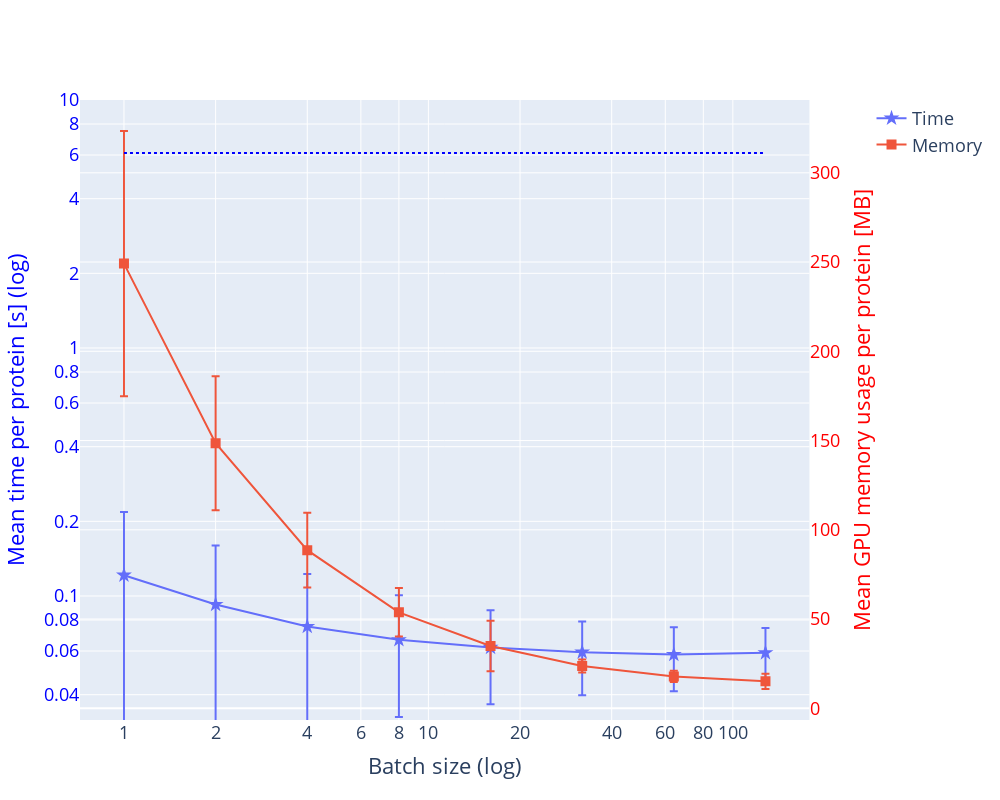
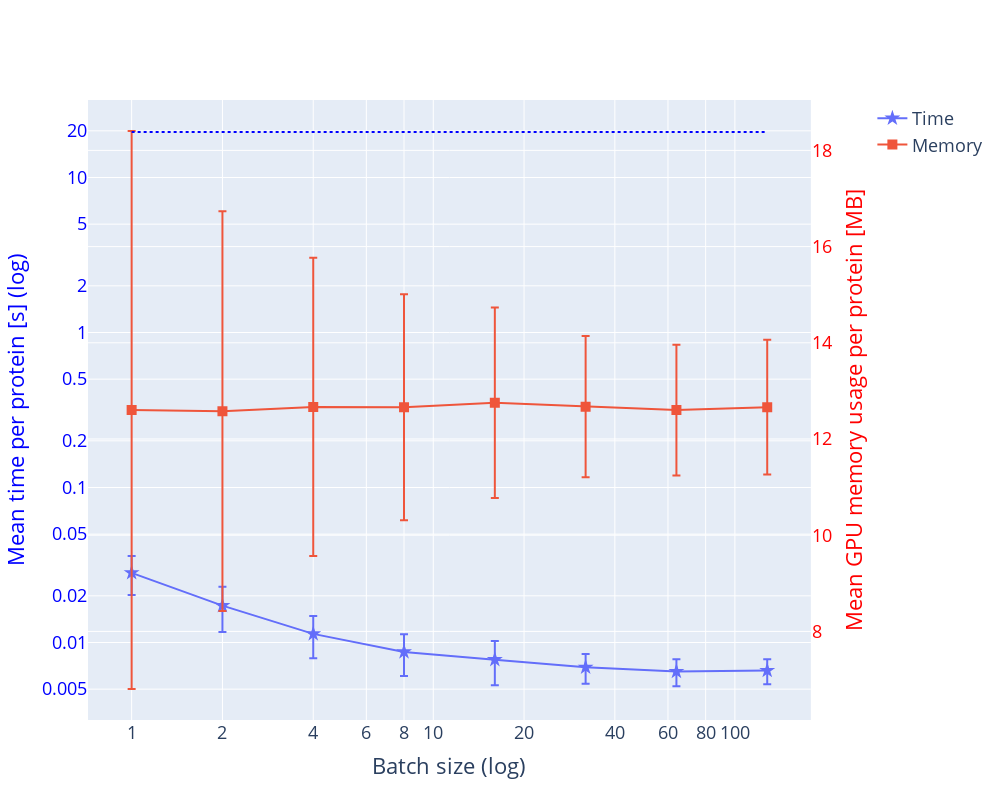
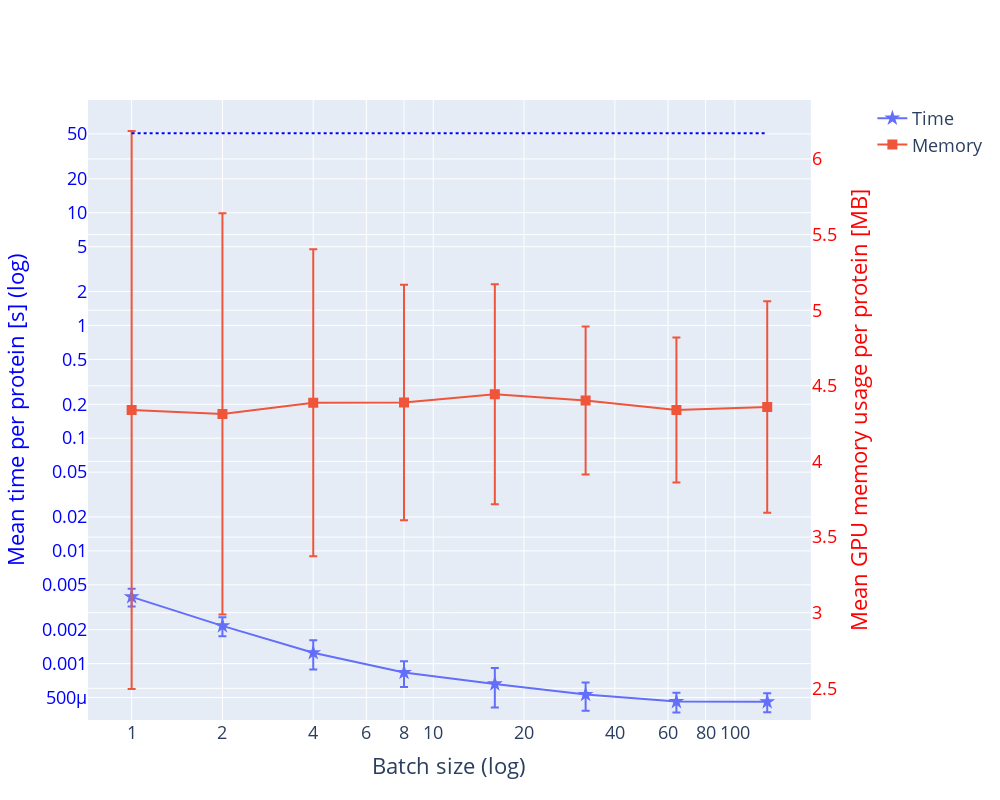

Notebook code cell kept with these figures, in order:
### Code cell
keys = ['surface', 'features', 'coordinates']
for key in keys:
    batch_sizes = [1,2,4,8,16,32,64,128]
    resolution = 1.0
    sup_sampling = 20
    N = len(batch_sizes)

    time_means = []
    time_std = []
    memory_means = []
    memory_std = []
    for i in range(N):
        times = np.load(f'../timings/step_profiling_{key}_times_batch_{batch_sizes[i]}_res_{resolution}_B_{sup_sampling}.npy')
        memory = np.load(f'../timings/step_profiling_{key}_memory_batch_{batch_sizes[i]}_res_{resolution}_B_{sup_sampling}.npy')
        memory = memory*1e-6
        time_means.append(times.mean())
        memory_means.append(memory.mean())
        time_std.append(times.std())
        memory_std.append(memory.std())


    fig = make_subplots(specs=[[{"secondary_y": True}]])
    fig.add_trace(
        go.Scatter(x=batch_sizes, y=time_means, name="Time", marker_size=12, marker_symbol='star', error_y=dict(type='data',array=time_std,visible=True)),
        secondary_y=False,
    )

    fig.add_trace(
        go.Scatter(x=batch_sizes, y=memory_means, name="Memory", marker_symbol='square', marker_size=10,error_y=dict(type='data',array=memory_std,visible=True)),
        secondary_y=True,
    )

    if key=='surface':
        fig.add_shape(type='line',
                x0=1,
                y0=6.11,
                x1=128,
                y1=6.11,
                line=dict(color='Blue',dash = 'dot'))
    elif key=='features':
        fig.add_shape(type='line',
                x0=1,
                y0=19.69,
                x1=128,
                y1=19.69,
                line=dict(color='Blue',dash = 'dot'))
    elif key=='coordinates':
        fig.add_shape(type='line',
                x0=1,
                y0=50.65,
                x1=128,
                y1=50.65,
                line=dict(color='Blue',dash = 'dot'))



    fig.update_xaxes(title_text="Batch size (log)",tickvals = [1,2,4,6,8,10,20,40,60,80,100,200])
    fig.update_yaxes(title_text="Mean time per protein [s] (log)", secondary_y=False,color='blue')
    fig.update_yaxes(title_text="Mean GPU memory usage per protein [MB]", secondary_y=True,color='red')

    fig.update_xaxes(type="log")
    fig.update_yaxes(secondary_y=False,type="log")
    if key == 'surface':
        fig.update_yaxes(secondary_y=False,tickvals = [0.04,0.06,0.08,0.1,0.2,0.4,0.6,0.8,1,2,4,6,8,10])
        fig.update_yaxes(secondary_y=False,range=[-1.5,1])
    elif key=='features':
        fig.update_yaxes(secondary_y=False,tickvals = [0.005,0.01,0.02,0.05, 0.1, 0.2, 0.5, 1, 2, 5, 10, 20])
        fig.update_yaxes(secondary_y=False,range=[-2.5,1.5]) 
    elif key == 'coordinates':
        #fig.update_yaxes(secondary_y=False,tickvals = [4e-4,6e-4,8e-4,10e-4,2e-3,4e-3])
        fig.update_yaxes(secondary_y=False,tickvals = [0.0005,0.001,0.002,0.005,0.01,0.02,0.05, 0.1, 0.2, 0.5, 1, 2, 5, 10, 20,50])
        fig.update_yaxes(secondary_y=False,range=[-3.5,2]) 

    #fig.update_yaxes(secondary_y=False,range=[-1.5,1])



    fig.update_layout(
        autosize=False,
        width=1000,
        height=800,
        font=dict(
            size=18,
        ))



    fig.show()
    fig.write_image(f'../figures/batchsize_profiling_{key}_izar.pdf')

### Figure 1 — Plotly figure (JSON) as saved in the notebook; plotly's stock layout.template omitted (floating-point values rounded to 4 significant figures)
{"data": [{"error_y": {"array": [0.0968, 0.06739, 0.04731, 0.03406, 0.02547, 0.01962, 0.01681, 0.01523], "type": "data", "visible": true}, "marker": {"size": 12, "symbol": "star"}, "name": "Time", "type": "scatter", "x": [1, 2, 4, 8, 16, 32, 64, 128], "xaxis": "x", "y": [0.1213, 0.09243, 0.07529, 0.06658, 0.06203, 0.05937, 0.05808, 0.05899], "yaxis": "y"}, {"error_y": {"array": [74.3, 37.55, 20.93, 13.57, 14.14, 3.63, 3.202, 4.305], "type": "data", "visible": true}, "marker": {"size": 10, "symbol": "square"}, "name": "Memory", "type": "scatter", "x": [1, 2, 4, 8, 16, 32, 64, 128], "xaxis": "x", "y": [249.1, 148.5, 88.6, 53.76, 34.88, 23.7, 17.86, 15.11], "yaxis": "y2"}], "layout": {"autosize": false, "font": {"size": 18}, "height": 800, "shapes": [{"line": {"color": "Blue", "dash": "dot"}, "type": "line", "x0": 1, "x1": 128, "y0": 6.11, "y1": 6.11}], "width": 1000, "xaxis": {"anchor": "y", "domain": [0, 0.94], "tickvals": [1, 2, 4, 6, 8, 10, 20, 40, 60, 80, 100, 200], "title": {"text": "Batch size (log)"}, "type": "log"}, "yaxis": {"anchor": "x", "color": "blue", "domain": [0, 1], "range": [-1.5, 1], "tickvals": [0.04, 0.06, 0.08, 0.1, 0.2, 0.4, 0.6, 0.8, 1, 2, 4, 6, 8, 10], "title": {"text": "Mean time per protein [s] (log)"}, "type": "log"}, "yaxis2": {"anchor": "x", "color": "red", "overlaying": "y", "side": "right", "title": {"text": "Mean GPU memory usage per protein [MB]"}}}}

### Figure 2 — Plotly figure (JSON) as saved in the notebook; plotly's stock layout.template omitted (floating-point values rounded to 4 significant figures)
{"data": [{"error_y": {"array": [0.007938, 0.005599, 0.003436, 0.002616, 0.00246, 0.00151, 0.00129, 0.001218], "type": "data", "visible": true}, "marker": {"size": 12, "symbol": "star"}, "name": "Time", "type": "scatter", "x": [1, 2, 4, 8, 16, 32, 64, 128], "xaxis": "x", "y": [0.02816, 0.01729, 0.01136, 0.008699, 0.007752, 0.006922, 0.006502, 0.006593], "yaxis": "y"}, {"error_y": {"array": [5.8, 4.154, 3.099, 2.348, 1.98, 1.467, 1.358, 1.4], "type": "data", "visible": true}, "marker": {"size": 10, "symbol": "square"}, "name": "Memory", "type": "scatter", "x": [1, 2, 4, 8, 16, 32, 64, 128], "xaxis": "x", "y": [12.6, 12.58, 12.67, 12.66, 12.75, 12.67, 12.6, 12.66], "yaxis": "y2"}], "layout": {"autosize": false, "font": {"size": 18}, "height": 800, "shapes": [{"line": {"color": "Blue", "dash": "dot"}, "type": "line", "x0": 1, "x1": 128, "y0": 19.69, "y1": 19.69}], "width": 1000, "xaxis": {"anchor": "y", "domain": [0, 0.94], "tickvals": [1, 2, 4, 6, 8, 10, 20, 40, 60, 80, 100, 200], "title": {"text": "Batch size (log)"}, "type": "log"}, "yaxis": {"anchor": "x", "color": "blue", "domain": [0, 1], "range": [-2.5, 1.5], "tickvals": [0.005, 0.01, 0.02, 0.05, 0.1, 0.2, 0.5, 1, 2, 5, 10, 20], "title": {"text": "Mean time per protein [s] (log)"}, "type": "log"}, "yaxis2": {"anchor": "x", "color": "red", "overlaying": "y", "side": "right", "title": {"text": "Mean GPU memory usage per protein [MB]"}}}}

### Figure 3 — Plotly figure (JSON) as saved in the notebook; plotly's stock layout.template omitted (floating-point values rounded to 4 significant figures)
{"data": [{"error_y": {"array": [0.0006949, 0.0004159, 0.0003638, 0.0002135, 0.0002536, 0.0001502, 9.095e-05, 8.71e-05], "type": "data", "visible": true}, "marker": {"size": 12, "symbol": "star"}, "name": "Time", "type": "scatter", "x": [1, 2, 4, 8, 16, 32, 64, 128], "xaxis": "x", "y": [0.003914, 0.002164, 0.00125, 0.0008348, 0.0006608, 0.0005316, 0.0004603, 0.0004583], "yaxis": "y"}, {"error_y": {"array": [1.845, 1.327, 1.016, 0.7786, 0.727, 0.4891, 0.4796, 0.6993], "type": "data", "visible": true}, "marker": {"size": 10, "symbol": "square"}, "name": "Memory", "type": "scatter", "x": [1, 2, 4, 8, 16, 32, 64, 128], "xaxis": "x", "y": [4.34, 4.314, 4.388, 4.39, 4.444, 4.403, 4.34, 4.36], "yaxis": "y2"}], "layout": {"autosize": false, "font": {"size": 18}, "height": 800, "shapes": [{"line": {"color": "Blue", "dash": "dot"}, "type": "line", "x0": 1, "x1": 128, "y0": 50.65, "y1": 50.65}], "width": 1000, "xaxis": {"anchor": "y", "domain": [0, 0.94], "tickvals": [1, 2, 4, 6, 8, 10, 20, 40, 60, 80, 100, 200], "title": {"text": "Batch size (log)"}, "type": "log"}, "yaxis": {"anchor": "x", "color": "blue", "domain": [0, 1], "range": [-3.5, 2], "tickvals": [0.0005, 0.001, 0.002, 0.005, 0.01, 0.02, 0.05, 0.1, 0.2, 0.5, 1, 2, 5, 10, 20, 50], "title": {"text": "Mean time per protein [s] (log)"}, "type": "log"}, "yaxis2": {"anchor": "x", "color": "red", "overlaying": "y", "side": "right", "title": {"text": "Mean GPU memory usage per protein [MB]"}}}}
